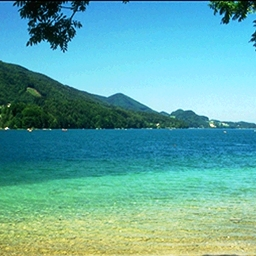
#> input picture study-scikit-learn-lib/study_with_ShowMeAi/ml_applications/chapter01/3scenes/coast_bea1.jpg, 256 x 256 px; its folder holds 4 pictures in this run
$ python image_classifier.py
#> lines starting #> are read from the running program, lines starting #| are printed output that depends on the picture
## 导入工具库
from sklearn.neighbors import KNeighborsClassifier
from sklearn.naive_bayes import GaussianNB
from sklearn.linear_model import LogisticRegression
from sklearn.svm import SVC
from sklearn.tree import DecisionTreeClassifier
from sklearn.ensemble import RandomForestClassifier
from sklearn.neural_network import MLPClassifier
from sklearn.preprocessing import LabelEncoder
from sklearn.model_selection import train_test_split
from sklearn.metrics import classification_report
from PIL import Image
from imutils import paths
import numpy as np
import argparse
import os

# 提取图像的像素特征
def extract_color_stats(image):
    '''
    将图片分成 RGB 三通道，然后分别计算每个通道的均值和标准差，然后返回
    :param image:
    :return:
    '''
    (R, G, B) = image.split()
    features = [np.mean(R), np.mean(G), np.mean(B), np.std(R), np.std(G), np.std(B)]
    return features

## 查看当前文件路径
print(os.getcwd())

## 设置参数
ap = argparse.ArgumentParser()
ap.add_argument("-d", "--dataset", type=str, default="3scenes",
                help="path to directory containing the '3scenes' dataset")
ap.add_argument("-m", "--model", type=str, default="knn",
                help="type of python machine learning model to use")
args = vars(ap.parse_args())

## 定义一个保存模型的字典，根据 key 来选择加载哪个模型
models = {
    "knn": KNeighborsClassifier(n_neighbors=1),
    "naive_bayes": GaussianNB(),
    "logit": LogisticRegression(solver="lbfgs", multi_class="auto", max_iter=20000),
    "svm": SVC(kernel="rbf", gamma="auto"),
    "decision_tree": DecisionTreeClassifier(),
    "random_forest": RandomForestClassifier(n_estimators=100),
    "mlp": MLPClassifier()
}

## 加载数据并提取特征
print("抽取图像特征中...")
# print(args['dataset'])
imagePaths = list(paths.list_images(args['dataset']))
# print("一共有", len(imagePaths), "张图片")
# print("图片路径示例", imagePaths[0])
data = []
labels = []

## 循环遍历所有的图片数据
for imagePath in imagePaths:
    # 加载图片，然后计算图片的颜色通道统计信息
    image = Image.open(imagePath)
#> image is the input picture: PIL image 256x256 RGB; mean R, G, B 95.3, 168.7, 165
    features = extract_color_stats(image)
#> in extract_color_stats, `(R, G, B) = image.split()`:
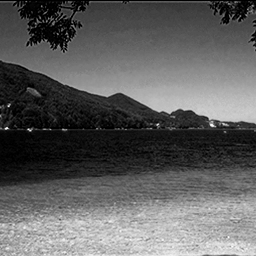
#> R: PIL image 256x256 L; min 0, max 252, mean 95.3
#> in extract_color_stats, `(R, G, B) = image.split()`:
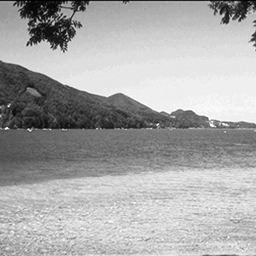
#> G: PIL image 256x256 L; min 1, max 255, mean 168.7
#> in extract_color_stats, `(R, G, B) = image.split()`:
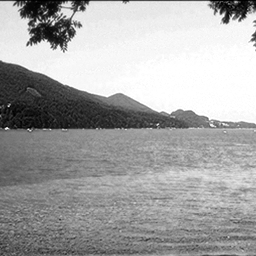
#> B: PIL image 256x256 L; min 0, max 255, mean 165
#> in extract_color_stats, `features = [np.mean(R), np.mean(G), np.mean(B), np.std(R), np.std(G), ..`: features = [95.34, 168.7, 165, 63.93, 60.28, 68.43]
#> features = [95.34, 168.7, 165, 63.93, 60.28, 68.43]
    data.append(features)
    # 保存图片的标签信息
    # 使用 os.path.basename 获取文件名
    filename = os.path.basename(imagePath)
    # 使用 os.path.splitext 分离文件名和扩展名
    filename_without_extension, _ = os.path.splitext(filename)
    # 使用 split 获取目录中的标签信息
    label = filename_without_extension.split('_')[-2]
    # label = imagePath.split(os.path.sep)[-2]
    labels.append(label)
#> pass 2 of the loop `for imagePath in imagePaths:`:
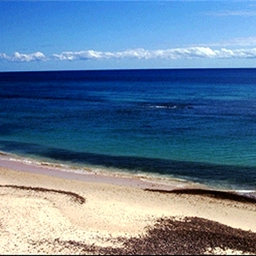
#> input picture study-scikit-learn-lib/study_with_ShowMeAi/ml_applications/chapter01/3scenes/coast_bea2.jpg, 256 x 256 px
#> image is the input picture: PIL image 256x256 RGB; mean R, G, B 96.8, 124.6, 153.1
#> in extract_color_stats (call 2), `(R, G, B) = image.split()`:
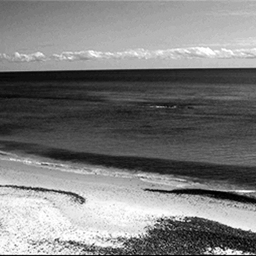
#> G: PIL image 256x256 L; min 0, max 255, mean 124.6
#> in extract_color_stats (call 2), `(R, G, B) = image.split()`:
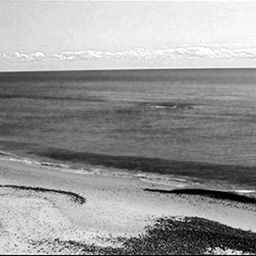
#> B: PIL image 256x256 L; min 0, max 255, mean 153.1
#> in extract_color_stats (call 2), `features = [np.mean(R), np.mean(G), np.mean(B), np.std(R), np.std(G), ..`: features = [96.85, 124.6, 153.1, 86.93, 70.48, 64.28]
#> pass 3 of the loop `for imagePath in imagePaths:`:
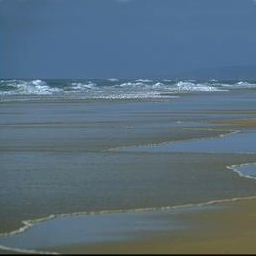
#> input picture study-scikit-learn-lib/study_with_ShowMeAi/ml_applications/chapter01/3scenes/coast_land114.jpg, 256 x 256 px
#> image is the input picture: PIL image 256x256 RGB; mean R, G, B 88, 109.1, 123.9
#> in extract_color_stats (call 3), `(R, G, B) = image.split()`:
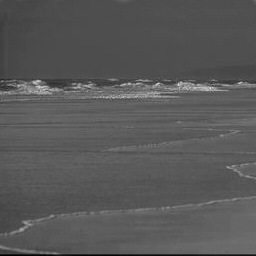
#> R: PIL image 256x256 L; min 0, max 227, mean 88
#> in extract_color_stats (call 3), `(R, G, B) = image.split()`:
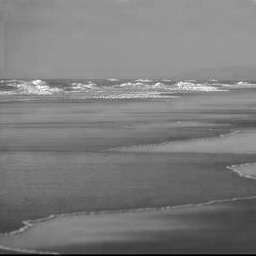
#> B: PIL image 256x256 L; min 0, max 255, mean 123.9
#> in extract_color_stats (call 3), `features = [np.mean(R), np.mean(G), np.mean(B), np.std(R), np.std(G), ..`: features = [88.04, 109.1, 123.9, 14.58, 15.03, 28.16]
#> the loop made 4 passes; the first 3 are shown

# [8 lines of commented-out code are left out]
le = LabelEncoder()
labels = le.fit_transform(labels)

# print("展示编码后的label标签...")
# for i in range(5):
#     print(labels[500+i])

## 进行训练集和测试集的划分，80%数据作为训练集，其余20%作为测试集
trainX, testX, trainY, testY = train_test_split(data, labels, random_state=3, test_size=0.2)
# print('trainX numbers={}, testX numbers={}'.format(len(trainX), len(testX)))

## 训练模型
print("[应用 '{}' 模型建模".format(args["model"]))
model = models[args["model"]]
model.fit(trainX, trainY)

## 预测并输出分类结果报告
print("模型评估")
predictions = model.predict(testX)
print(classification_report(testY, predictions, target_names=le.classes_))
